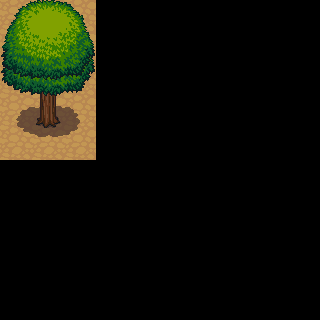

Tiled map render using the project's own tile images. Description and the whole map definition, tile-layer contents included, below:
An orthogonal 10x10 tile map with 32x32 px tiles, 4 tile layers (Regions, Input_Main, Output_Foreground, Output1_Foreground), 3 tilesets.

<map version="1.0" orientation="orthogonal" renderorder="right-down" width="10" height="10" tilewidth="32" tileheight="32" nextobjectid="1">
 <tileset firstgid="1" name="trunk" tilewidth="32" tileheight="32" tilecount="18" columns="6">
  <image source="../Tiles/trunk.png" width="192" height="96" />
 </tileset>
 <tileset firstgid="19" name="treetop" tilewidth="32" tileheight="32" tilecount="42" columns="6">
  <image source="../Tiles/treetop.png" width="192" height="224" />
 </tileset>
 <tileset firstgid="61" name="dirt" tilewidth="32" tileheight="32" tilecount="18" columns="3">
  <image source="../Tiles/dirt.png" width="96" height="192" />
 </tileset>
 <layer name="Regions" width="10" height="10">
  <data encoding="csv">
71,71,71,0,0,0,0,0,0,0,
71,71,71,0,0,0,0,0,0,0,
71,71,71,0,0,0,0,0,0,0,
71,71,71,0,0,0,0,0,0,0,
71,71,71,0,0,0,0,0,0,0,
0,0,0,0,0,0,0,0,0,0,
0,0,0,0,0,0,0,0,0,0,
0,0,0,0,0,0,0,0,0,0,
0,0,0,0,0,0,0,0,0,0,
0,0,0,0,0,0,0,0,0,0
</data>
 </layer>
 <layer name="Input_Main" width="10" height="10">
  <data encoding="csv">
0,0,0,0,0,0,0,0,0,0,
0,0,0,0,0,0,0,0,0,0,
1,2,3,0,0,0,0,0,0,0,
7,8,9,0,0,0,0,0,0,0,
13,14,15,0,0,0,0,0,0,0,
0,0,0,0,0,0,0,0,0,0,
0,0,0,0,0,0,0,0,0,0,
0,0,0,0,0,0,0,0,0,0,
0,0,0,0,0,0,0,0,0,0,
0,0,0,0,0,0,0,0,0,0
</data>
 </layer>
 <layer name="Output_Foreground" width="10" height="10">
  <data encoding="csv">
22,23,24,0,0,0,0,0,0,0,
28,29,30,0,0,0,0,0,0,0,
34,35,36,0,0,0,0,0,0,0,
0,0,0,0,0,0,0,0,0,0,
0,0,0,0,0,0,0,0,0,0,
0,0,0,0,0,0,0,0,0,0,
0,0,0,0,0,0,0,0,0,0,
0,0,0,0,0,0,0,0,0,0,
0,0,0,0,0,0,0,0,0,0,
0,0,0,0,0,0,0,0,0,0
</data>
 </layer>
 <layer name="Output1_Foreground" width="10" height="10">
  <data encoding="csv">
19,20,21,0,0,0,0,0,0,0,
25,26,27,0,0,0,0,0,0,0,
31,32,33,0,0,0,0,0,0,0,
0,0,0,0,0,0,0,0,0,0,
0,0,0,0,0,0,0,0,0,0,
0,0,0,0,0,0,0,0,0,0,
0,0,0,0,0,0,0,0,0,0,
0,0,0,0,0,0,0,0,0,0,
0,0,0,0,0,0,0,0,0,0,
0,0,0,0,0,0,0,0,0,0
</data>
 </layer>
</map>
